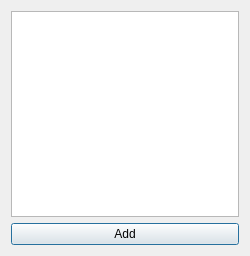
<?xml version="1.0" encoding="UTF-8"?>
<ui version="4.0">
 <class>FinvizLinkSelector</class>
 <widget class="QDialog" name="FinvizLinkSelector">
  <property name="geometry">
   <rect>
    <x>0</x>
    <y>0</y>
    <width>250</width>
    <height>256</height>
   </rect>
  </property>
  <property name="windowTitle">
   <string>Add from Finviz</string>
  </property>
  <layout class="QGridLayout" name="gridLayout">
   <item row="0" column="0">
    <widget class="QListWidget" name="listWidget"/>
   </item>
   <item row="1" column="0">
    <widget class="QPushButton" name="pushButton">
     <property name="text">
      <string>Add</string>
     </property>
    </widget>
   </item>
  </layout>
 </widget>
 <tabstops>
  <tabstop>listWidget</tabstop>
  <tabstop>pushButton</tabstop>
 </tabstops>
 <resources/>
 <connections>
  <connection>
   <sender>pushButton</sender>
   <signal>clicked()</signal>
   <receiver>FinvizLinkSelector</receiver>
   <slot>slotAdd()</slot>
   <hints>
    <hint type="sourcelabel">
     <x>142</x>
     <y>227</y>
    </hint>
    <hint type="destinationlabel">
     <x>142</x>
     <y>251</y>
    </hint>
   </hints>
  </connection>
  <connection>
   <sender>listWidget</sender>
   <signal>itemDoubleClicked(QListWidgetItem*)</signal>
   <receiver>FinvizLinkSelector</receiver>
   <slot>slotAdd()</slot>
   <hints>
    <hint type="sourcelabel">
     <x>120</x>
     <y>154</y>
    </hint>
    <hint type="destinationlabel">
     <x>287</x>
     <y>151</y>
    </hint>
   </hints>
  </connection>
 </connections>
 <slots>
  <slot>slotAdd()</slot>
 </slots>
</ui>
